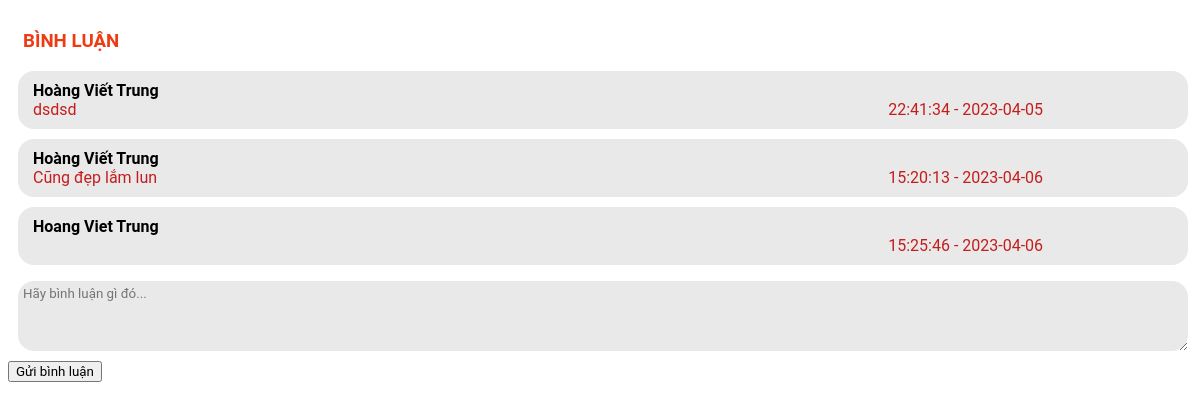
The app's page /Comment/commentForm.php?ma_lp=16 with its own data.
### tables this page shows
CREATE TABLE `binhluan` (
  `ma_bl` int(10) NOT NULL,
  `noi_dung` varchar(255) NOT NULL,
  `thoi_gian` varchar(50) NOT NULL,
  `ma_tk` int(10) NOT NULL,
  `ma_phong` int(10) NOT NULL
);

CREATE TABLE `taikhoan` (
  `ma_tk` int(10) NOT NULL,
  `ten_tk` varchar(255) NOT NULL,
  `ho_ten` varchar(255) NOT NULL,
  `email` varchar(255) NOT NULL,
  `pass` varchar(255) NOT NULL,
  `phone` int(10) NOT NULL,
  `dia_chi` varchar(255) DEFAULT NULL,
  `avatar` varchar(255) DEFAULT NULL,
  `vai_tro` tinyint(4) NOT NULL DEFAULT 0,
  `ma_km` int(10) DEFAULT NULL
);

### Models/pdo.php (called while the page is built, shortened)
<?php
function pdo_get_connection()
{
    $dburl = "mysql:host=localhost;dbname=duan1;charset=utf8";
    $username = 'root';
    $password = '';
    $conn = new PDO($dburl, $username, $password);
    $conn->setAttribute(PDO::ATTR_ERRMODE, PDO::ERRMODE_EXCEPTION);
    return $conn;
}
function pdo_query($sql)
{
    $sql_args = array_slice(func_get_args(), 1);
    try {
        $conn = pdo_get_connection();
        $stmt = $conn->prepare($sql);
        $stmt->execute($sql_args);
        $rows = $stmt->fetchAll();
        return $rows;
    } catch (PDOException $e) {
        throw $e;
    } finally {
        unset($conn);
    }
}
function pdo_query_one($sql)
{
    $sql_args = array_slice(func_get_args(), 1);
    try {
        $conn = pdo_get_connection();
        $stmt = $conn->prepare($sql);
        $stmt->execute($sql_args);
        $row = $stmt->fetch(PDO::FETCH_ASSOC);
        return $row;
    } catch (PDOException $e) {
        throw $e;
    } finally {
        unset($conn);
    }
}

### Models/Binhluan.php (called while the page is built, shortened)
<?php
function selectList_comments($id)
{
    $sql = "SELECT * FROM binhluan WHERE ma_phong='$id' order by ma_bl";
    $listComment = pdo_query($sql);
    return $listComment;
}
?>

### Models/accounts.php (called while the page is built, shortened)
<?php
function getOneAccount($id) {
    $sql = "SELECT * FROM taikhoan WHERE ma_tk = '$id'";
    $user = pdo_query_one($sql);
    return $user;
}

### Comment/commentForm.php (the view, shortened to what this page needs)
<?php
include '../Models/pdo.php';
include '../Models/Binhluan.php';
include '../Models/accounts.php';
$ma_lp = $_REQUEST['ma_lp'];
$list_bl = selectList_comments($ma_lp);
?>
<!DOCTYPE html>
<html lang="en">
<head>
    <link rel="stylesheet" href="../Css/detail.css">
</head>
<body>
    <div class="main-comment">
        <h3 class="main-comment__title">BÌNH LUẬN</h3>
        <div class="binhluan">
            <ul class="comments-list__menu">
                <?php
                foreach ($list_bl as $bl) {
                    extract($bl); ?>
                    <?php
                        $user = getOneAccount($ma_tk);
                        extract($user);
                    ?>
                    <li class="list-comment">
                        <ul>
                            <li><h4 class="comment-name"><?= $ho_ten ?></h4></li>
                            <li>
                                <div class="row-in-comment">
                                    <p><?= $noi_dung ?></p>
                                    <p><?= $thoi_gian ?></p>
                                </div>
                            </li>
                        </ul>
                    </li>
                <?php }
                ?>
            </ul>
        </div>
        <div>
            <form action="<?= $_SERVER['PHP_SELF'] ?>" method="post">
                <textarea class="list-comment" cols="102" rows="4" placeholder="Hãy bình luận gì đó..." name="mess"></textarea>
                <input type="submit" class="btn" value="Gửi bình luận" name="btnComment">
            </form>
        </div>
    </div>
</body>
</html>

### Css/detail.css (style rules this page uses)
* { font-family: roboto; }
ul, li, a { text-decoration: none; list-style: none; }
textarea { outline: none; border: none; width: 100%; display: block; }
.main-comment { margin-top: 30px; }
.comments-list__menu { padding: 0; }
.list-comment { width: 98%; background-color: #e9e9e9; list-style: none; margin: 10px; padding: 5px; border-radius: 16px; }
.list-comment ul { list-style: none; padding: 5px 10px; }
.row-in-comment { display: grid; grid-template-columns: 3fr 1fr; justify-content: space-between; }
.row-in-comment p { font-size: 16px; color: #c51d1d; margin: 0; }
.comment-name { margin: 0; }
.main-comment__title { margin-left: 15px; color: #ef3b13; font-weight: 600; }

### records on screen
binhluan: ma_tk.ho_ten "Hoàng Viết Trung", noi_dung "dsdsd", thoi_gian "22:41:34 - 2023-04-05"
binhluan: ma_tk.ho_ten "Hoàng Viết Trung", noi_dung "Cũng đẹp lắm lun", thoi_gian "15:20:13 - 2023-04-06"
binhluan: ma_tk.ho_ten "Hoang Viet Trung", thoi_gian "15:25:46 - 2023-04-06"
